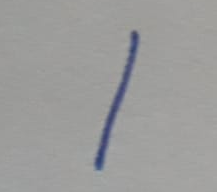
#> input picture data/test/I.png, 217 x 192 px; its folder holds only this picture in this run
$ jupyter execute --allow-errors 'Putting all together.ipynb'
#> lines starting #> are read from the running program, lines starting #| are printed output that depends on the picture; after the words box and inside, x2 and y2 are one past the last pixel; in counts of white or black regions, pixels touching at a corner belong together
# Handwritten Text Recognition - OCR - CNN

[cell 1]
# Imports
import numpy as np
import matplotlib.pyplot as plt
import os
import cv2

import random
import time

import tensorflow as tf
from tensorflow.keras.models import Sequential
from tensorflow.keras.layers import Dense, Flatten, Dropout, Activation, Conv2D, MaxPooling2D
from tensorflow.keras.callbacks import TensorBoard

[cell 2]
# Data Acquisition
DATA = "../data/raw"
LETS = list("SINO")
NUM_LETS = len(LETS)
IMG_SIZE = 100

[cell 3]
# Loading all letter images, resizing and labeling them
def load_letters(path, letters_list):
#> further down, img is the input picture: shape (192, 217, 3); mean B, G, R 155.4, 156.3, 156.3
#> `gray = cv2.cvtColor(img, cv2.COLOR_BGR2GRAY)`:
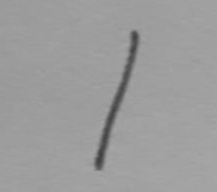
#> gray: shape (192, 217); min 61, max 168, mean 156.3
#> `resized = cv2.resize(gray, (IMG_SIZE, IMG_SIZE))`:
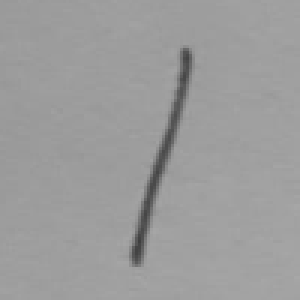
#> resized: shape (100, 100) (shown 3 times larger); min 63, max 167, mean 156.2
#> `_, threshold = cv2.threshold(resized, 120, 255, cv2.THRESH_BINARY)`:
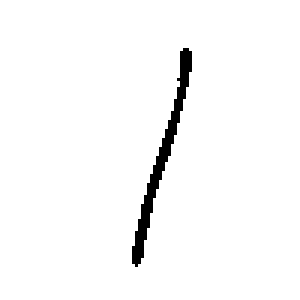
#> threshold: shape (100, 100) (shown 3 times larger); 97.5% white; 1 black region, box (x1, y1, x2, y2) and area: (44, 16, 64, 89) 254
    letters = []
    # Looping through each letter folder
    for let in letters_list:
        images = os.listdir(os.path.join(path, let))
        # Looping through each image within a specific letter folder
        for pic in images:
            # Reading letter image, turning it to gray scale and resizing it
            img = cv2.imread(os.path.join(path, let, pic))
            gray = cv2.cvtColor(img, cv2.COLOR_BGR2GRAY)
            resized = cv2.resize(gray, (IMG_SIZE, IMG_SIZE))
            _, threshold = cv2.threshold(resized, 120, 255, cv2.THRESH_BINARY)

            # Saving letter image array and target into a list
            letters.append([threshold, letters_list.index(let)])
            #letters.append([threshold, let])

    return letters

#> (the rest of this cell did not finish here and is left out)

[cell 4]
# Checking how many images were read per letter
def check_loaded_data(loaded_letters_list, individual_letters_list):
    y = [target[1] for target in loaded_letters_list]
    res = [[letter, y.count(individual_letters_list.index(letter))] for letter in individual_letters_list]
    #res = [[letter, y.count(letter)] for letter in individual_letters_list]
    print(res)

#> (the rest of this cell did not finish here and is left out)

[cell 5]
# Checking loaded images
def shuffle(list_to_shuffle):
    random.shuffle(list_to_shuffle)
    return list_to_shuffle

#> (the rest of this cell did not finish here and is left out)

[cell 6]
# Splitting training data with its correspondent label
def split_xy(training_data):
    X, y = [], []
    for features, label in training_data:
        X.append(features)
        y.append(label)

    return X, y

#> (the rest of this cell did not finish here and is left out)

#> (a cell that did not finish here is left out)

#> (a cell that did not finish here is left out)

#> (a cell that did not finish here is left out)

[cell 10]
# Model's name
NAME = f"OCR-CNN-{int(time.time())}"
print(NAME)

# Model instantiation and layers definition
#> (the rest of this cell did not finish here and is left out)

#> (a cell that did not finish here is left out)

#> (a cell that did not finish here is left out)

#> (a cell that did not finish here is left out)

[cell 14]
testpath = "../data/test"
testimages = os.listdir(testpath)
#> (the rest of this cell did not finish here and is left out)

[cell 15]
img = cv2.imread("/home/nicolas/Reps/OCR/data/raw/N/28.png")
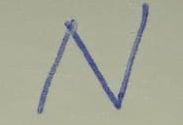
#> input picture data/raw/N/28.png, 183 x 125 px, found by its file name
#> img is the input picture: shape (125, 183, 3); mean B, G, R 151.2, 168.5, 166.1
gray = cv2.cvtColor(img, cv2.COLOR_BGR2GRAY)
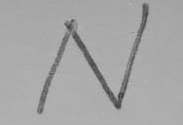
#> gray: shape (125, 183); min 58, max 190, mean 165.9
resized = cv2.resize(gray, (IMG_SIZE, IMG_SIZE))
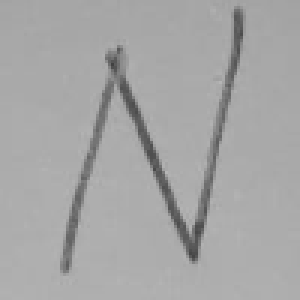
#> resized: shape (100, 100) (shown 3 times larger); min 65, max 182, mean 165.9
_, threshold = cv2.threshold(resized, 125, 255, cv2.THRESH_BINARY)
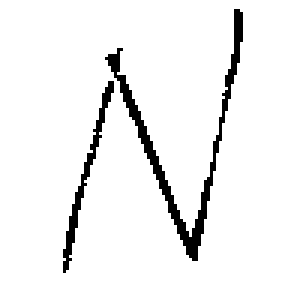
#> threshold: shape (100, 100) (shown 3 times larger); 94.4% white; black in thin lines or dots, all inside (x1, y1, x2, y2) = (21, 3, 81, 91)

plt.imshow(threshold, cmap="gray")

threshold = np.array(threshold).reshape(-1, IMG_SIZE, IMG_SIZE, 1)

#> (the rest of this cell did not finish here and is left out)
